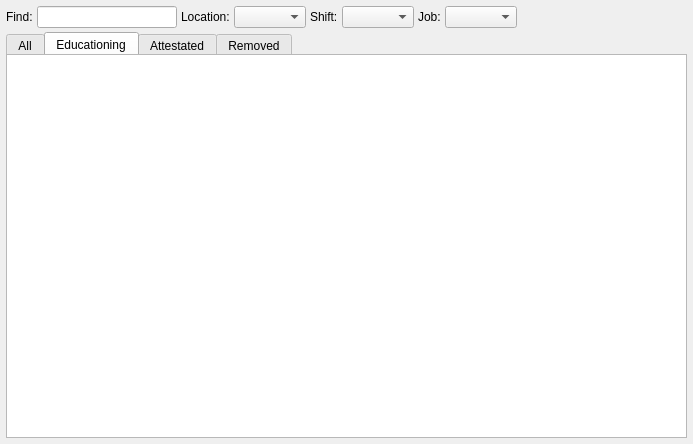
<?xml version="1.0" encoding="UTF-8"?>
<ui version="4.0">
 <class>OperatorTableWidget</class>
 <widget class="QWidget" name="OperatorTableWidget">
  <property name="geometry">
   <rect>
    <x>0</x>
    <y>0</y>
    <width>693</width>
    <height>444</height>
   </rect>
  </property>
  <property name="windowTitle">
   <string>Form</string>
  </property>
  <layout class="QVBoxLayout" name="verticalLayout_2">
   <property name="spacing">
    <number>4</number>
   </property>
   <property name="leftMargin">
    <number>6</number>
   </property>
   <property name="topMargin">
    <number>6</number>
   </property>
   <property name="rightMargin">
    <number>6</number>
   </property>
   <property name="bottomMargin">
    <number>6</number>
   </property>
   <item>
    <layout class="QHBoxLayout" name="horizontalLayout">
     <item>
      <layout class="QFormLayout" name="formLayout">
       <property name="fieldGrowthPolicy">
        <enum>QFormLayout::AllNonFixedFieldsGrow</enum>
       </property>
       <item row="0" column="0">
        <widget class="QLabel" name="label">
         <property name="text">
          <string>Find:</string>
         </property>
        </widget>
       </item>
       <item row="0" column="1">
        <widget class="QLineEdit" name="edFind"/>
       </item>
      </layout>
     </item>
     <item>
      <widget class="QLabel" name="labLocation">
       <property name="text">
        <string>Location:</string>
       </property>
      </widget>
     </item>
     <item>
      <widget class="AdvComboBox" name="cmbLocation"/>
     </item>
     <item>
      <widget class="QLabel" name="label_2">
       <property name="text">
        <string>Shift:</string>
       </property>
      </widget>
     </item>
     <item>
      <widget class="AdvComboBox" name="cmbShift"/>
     </item>
     <item>
      <widget class="QLabel" name="label_3">
       <property name="text">
        <string>Job:</string>
       </property>
      </widget>
     </item>
     <item>
      <widget class="AdvComboBox" name="cmbJob"/>
     </item>
     <item>
      <spacer name="horizontalSpacer">
       <property name="orientation">
        <enum>Qt::Horizontal</enum>
       </property>
       <property name="sizeHint" stdset="0">
        <size>
         <width>40</width>
         <height>20</height>
        </size>
       </property>
      </spacer>
     </item>
    </layout>
   </item>
   <item>
    <layout class="QVBoxLayout" name="verticalLayout">
     <property name="spacing">
      <number>0</number>
     </property>
     <item>
      <widget class="QTabWidget" name="tabs">
       <property name="maximumSize">
        <size>
         <width>16777215</width>
         <height>22</height>
        </size>
       </property>
       <property name="tabShape">
        <enum>QTabWidget::Rounded</enum>
       </property>
       <property name="currentIndex">
        <number>1</number>
       </property>
       <property name="documentMode">
        <bool>true</bool>
       </property>
       <widget class="QWidget" name="tabAll">
        <attribute name="title">
         <string>All</string>
        </attribute>
       </widget>
       <widget class="QWidget" name="tabEduc">
        <attribute name="title">
         <string>Educationing</string>
        </attribute>
       </widget>
       <widget class="QWidget" name="tabAttest">
        <attribute name="title">
         <string>Attestated</string>
        </attribute>
       </widget>
       <widget class="QWidget" name="tabRemoved">
        <attribute name="title">
         <string>Removed</string>
        </attribute>
       </widget>
      </widget>
     </item>
     <item>
      <widget class="AdvTableView" name="tableView">
       <property name="font">
        <font>
         <family>Tahoma</family>
         <pointsize>10</pointsize>
         <weight>50</weight>
         <bold>false</bold>
        </font>
       </property>
       <property name="selectionBehavior">
        <enum>QAbstractItemView::SelectRows</enum>
       </property>
       <property name="sortingEnabled">
        <bool>true</bool>
       </property>
      </widget>
     </item>
    </layout>
   </item>
  </layout>
 </widget>
 <customwidgets>
  <customwidget>
   <class>AdvTableView</class>
   <extends>QTableView</extends>
   <header>widgets/advtableview.h</header>
  </customwidget>
  <customwidget>
   <class>AdvComboBox</class>
   <extends>QComboBox</extends>
   <header>widgets/advcombobox.h</header>
  </customwidget>
 </customwidgets>
 <resources/>
 <connections/>
</ui>
